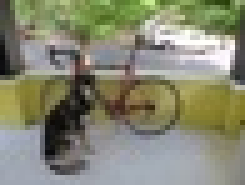
#> input picture images/dog.jpg, 49 x 37 px, shrunk from 768 x 576 before the run (shown 5 times larger)
$ python NormalToSegment.py images/dog.jpg 1.0
#> lines starting #> are read from the running program, lines starting #| are printed output that depends on the picture
import numpy as np
from pathlib import Path
from scipy.ndimage import label
from PIL import Image
import sys

def group_normals(normal_map, angle_tolerance_degrees=5, connectivity=4):
    """
    Groups similar normals in the normal_map that are both directionally similar
    and spatially connected. Returns a labeled image where each region has a unique label.
    """
#> called with angle_tolerance_degrees = 1, connectivity = 4
    H, W, _ = normal_map.shape
#> H = 37; W = 49
    normals = normal_map.reshape(-1, 3)
#> normals = 1813 rows, first 8: [0.267, 0.235, 0.224], [0.227, 0.231, 0.169], [0.388, 0.447, 0.286], [0.588, 0.678, 0.459], [0.518, 0.6, 0.369], [0.459, 0.537, 0.306], [0.412, 0.463, 0.251], [0.49, 0.541, 0.333]
    normals = normals / (np.linalg.norm(normals, axis=1, keepdims=True) + 1e-8)  # normalize
#> normals = 1813 rows, first 8: [0.635, 0.56, 0.532], [0.622, 0.633, 0.461], [0.59, 0.68, 0.435], [0.583, 0.673, 0.455], [0.592, 0.687, 0.422], [0.596, 0.698, 0.397], [0.616, 0.692, 0.376], [0.611, 0.674, 0.415]

    # Step 1: Assign unique ID to each pixel
    unique_ids = np.arange(H * W).reshape(H, W)

    # Step 2: Precompute cosine threshold
    cos_thresh = np.cos(np.radians(angle_tolerance_degrees))

    # Step 3: Build mask of similar-normal neighbors
    mask = np.ones((H, W), dtype=bool)

    def similar(p1, p2):
        return np.dot(p1, p2) > cos_thresh

    # Prepare the output label map
    labels = -np.ones((H, W), dtype=np.int32)
    current_label = 0

    visited = np.zeros((H, W), dtype=bool)
    dirs = [(-1, 0), (1, 0), (0, -1), (0, 1)] if connectivity == 4 else [(-1, -1), (-1, 0), (-1, 1),
                                                                         (0, -1),           (0, 1),
                                                                         (1, -1), (1, 0),  (1, 1)]

    from collections import deque

    # Step 4: Flood fill with normal similarity
    for y in range(H):
        for x in range(W):
            if visited[y, x]:
                continue

            queue = deque()
            queue.append((y, x))
            visited[y, x] = True
            labels[y, x] = current_label
            n0 = normal_map[y, x] / (np.linalg.norm(normal_map[y, x]) + 1e-8)

            while queue:
                cy, cx = queue.popleft()
                for dy, dx in dirs:
                    ny, nx = cy + dy, cx + dx
                    if 0 <= ny < H and 0 <= nx < W and not visited[ny, nx]:
                        n1 = normal_map[ny, nx]
                        n1 = n1 / (np.linalg.norm(n1) + 1e-8)
                        if np.dot(n0, n1) > cos_thresh:
                            labels[ny, nx] = current_label
                            visited[ny, nx] = True
                            queue.append((ny, nx))

            current_label += 1
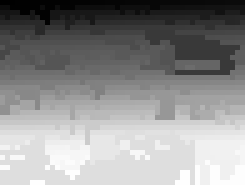
#> labels: shape (37, 49) int32 (shown 5 times larger); min 0, max 753, mean 419.4; drawn with min black and max white
#> visited: shape (37, 49) bool; every value is 1
#> after the loop, current_label = 754

    return labels


def labels_to_color_image(labels, seed=42):
    """
    Converts a label map to an RGB image with random colors for each label.
    """
#> called with seed = 42
    np.random.seed(seed)  # For reproducibility

    unique_labels = np.unique(labels)
#> unique_labels = 754 values from 0 to 753
    num_labels = unique_labels.shape[0]
#> num_labels = 754

    # Generate a random color for each label (R, G, B in [0, 255])
    colors = np.random.randint(0, 256, size=(num_labels, 3), dtype=np.uint8)

    # Create a mapping from label to color
    label_to_color = {label: color for label, color in zip(unique_labels, colors)}
#> label_to_color = 754 items

    # Build the color image
    H, W = labels.shape
#> H = 37; W = 49
    color_image = np.zeros((H, W, 3), dtype=np.uint8)

    for label, color in label_to_color.items():
        color_image[labels == label] = color
#> this loop made 754 passes
#> color on passes 1 to 3: [102, 220, 225], [95, 179, 61], [234, 203, 92]
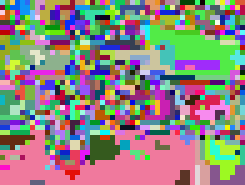
#> color_image: shape (37, 49, 3) (shown 5 times larger); mean of channels 0, 1, 2 142.6, 133.7, 128.3; drawn as R, G, B

    return color_image


if len(sys.argv) < 3:
    print("Usage NormalToSegment.py <file> <tolerance in degrees>\n")
    quit()

normal_map_img = np.array(Image.open(sys.argv[1])).astype(np.float32) / 255.0
labels = group_normals(normal_map_img, angle_tolerance_degrees=float(sys.argv[2]))

# Generate color image
color_labels_img = labels_to_color_image(labels)

# Save or display
input_path = Path(sys.argv[1])
filename = input_path.with_name(input_path.stem + "_segmented_labels.png")


Image.fromarray(color_labels_img).save(filename)

# [6 lines of commented-out code are left out]
